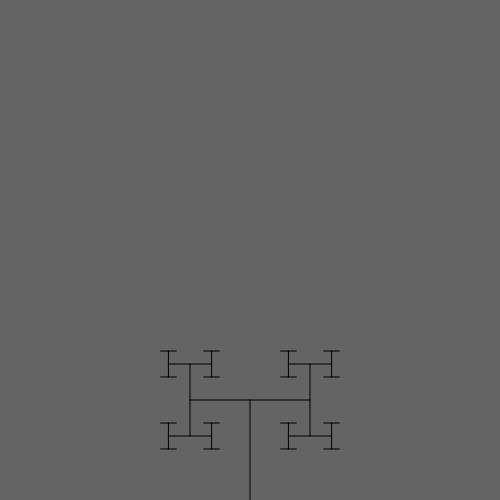
Frame 1 (no input)
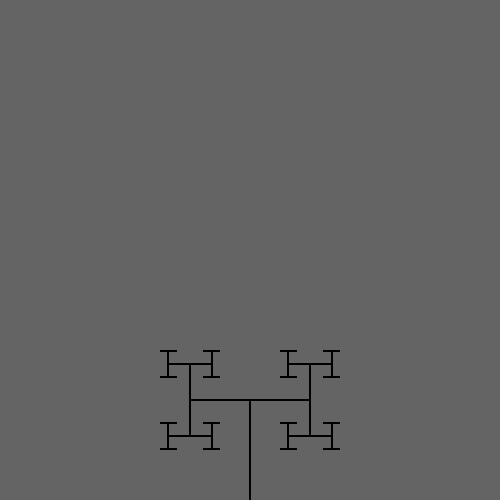
Frame 60 (no input)
Frame 120 (the mouse pressed at the canvas centre since frame 60): identical to frame 60, image omitted

The p5.js sketch that drew these frames (run headless with seeded random() and noise() and a simulated clock; from frame 60 on, the mouse is pressed at the canvas centre):

// p5.js sketch
// ── sketch.js
function setup() {
    createCanvas(500, 500);
    background(100);
    angleMode(DEGREES);
}

function draw() {
    translate(width / 2, height);
    branch(100);
}

//some recursions stuff
function branch(length) {
    line(0, 0, 0, -length);
    translate(0, -length);

    if (length > 10) {
        push();
        rotate(90);
        branch(length * 0.6);
        pop();

        push();
        rotate(-90);
        branch(length * 0.6);
        pop();
    }


}
